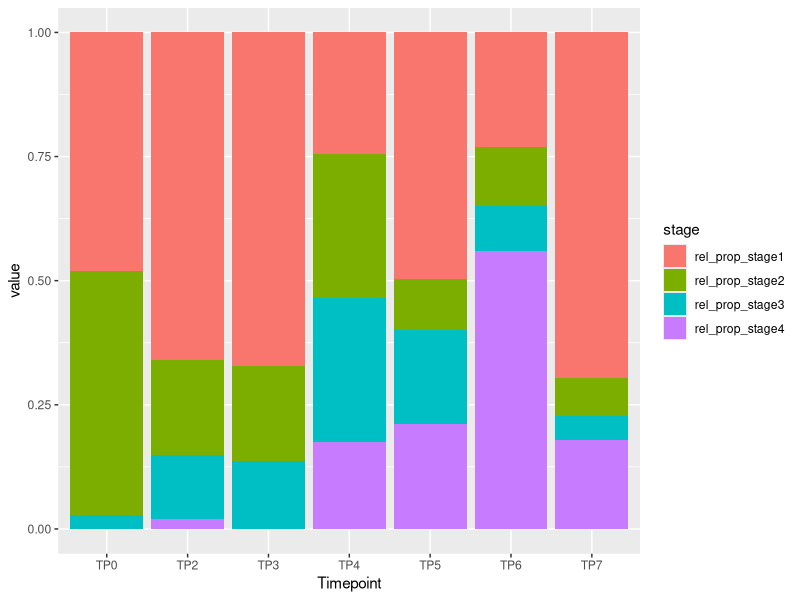
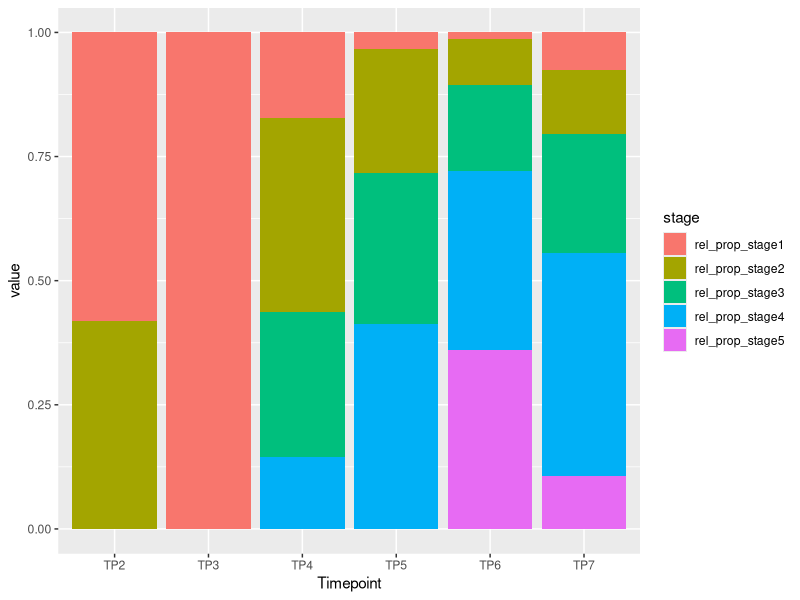

Reproduce these figures in R, in order.
## ---- chunk 1
knitr::opts_chunk$set(echo = TRUE)

library(tidyverse)
## ---- chunk 2
Abundance <- read.csv("data/Abundance.csv", header = T, na.strings = c("", "NA")) %>% 
  select(Coral.ID, Timepoint, Sex, Abundance.of.Stage.One, Abundance.of.Stage.Two, Abundance.of.Stage.Three, Abundance.of.Stage.Four, Abundance.of.Stage.Five, Total.Gamates)
## ---- chunk 3
Abundance_female <- Abundance %>% 
  filter(Sex == "Female") 
## ---- chunk 4
Abundance_female <- Abundance_female %>%
  mutate(rel_prop_stage1 = (Abundance.of.Stage.One / Total.Gamates) * 100,
         rel_prop_stage2 = (Abundance.of.Stage.Two / Total.Gamates) * 100, 
         rel_prop_stage3 = (Abundance.of.Stage.Three / Total.Gamates) * 100, 
         rel_prop_stage4 = (Abundance.of.Stage.Four / Total.Gamates) * 100,
         rel_prop_stage5 = (Abundance.of.Stage.Five / Total.Gamates) * 100)
## ---- chunk 5
Abundance_female_long <- gather(Abundance_female, stage, value, rel_prop_stage1:rel_prop_stage5) %>% 
  select(Coral.ID, Timepoint, Sex, stage, value) %>% 
  na.omit()
## ---- chunk 6
female_abund_plot <- ggplot(Abundance_female_long, aes(fill=stage, y=value, x=Timepoint)) + 
    geom_bar(position="fill", stat="identity")

ggsave("output/Female_Gamete_Abundance.pdf", female_abund_plot)
## ---- chunk 7
Abundance_male <- Abundance %>% 
  filter(Sex == "Male") 
## ---- chunk 8
Abundance_male <- Abundance_male %>%
  mutate(rel_prop_stage1 = (Abundance.of.Stage.One / Total.Gamates) * 100,
         rel_prop_stage2 = (Abundance.of.Stage.Two / Total.Gamates) * 100, 
         rel_prop_stage3 = (Abundance.of.Stage.Three / Total.Gamates) * 100, 
         rel_prop_stage4 = (Abundance.of.Stage.Four / Total.Gamates) * 100,
         rel_prop_stage5 = (Abundance.of.Stage.Five / Total.Gamates) * 100)
## ---- chunk 9
Abundance_male_long <- gather(Abundance_male, stage, value, rel_prop_stage1:rel_prop_stage5) %>% 
  select(Coral.ID, Timepoint, Sex, stage, value) %>% 
  na.omit()
## ---- chunk 10
male_abund_plot <- ggplot(Abundance_male_long, aes(fill=stage, y=value, x=Timepoint)) + 
    geom_bar(position="fill", stat="identity")

ggsave("output/Male_Gamete_Abundance.pdf", male_abund_plot)
